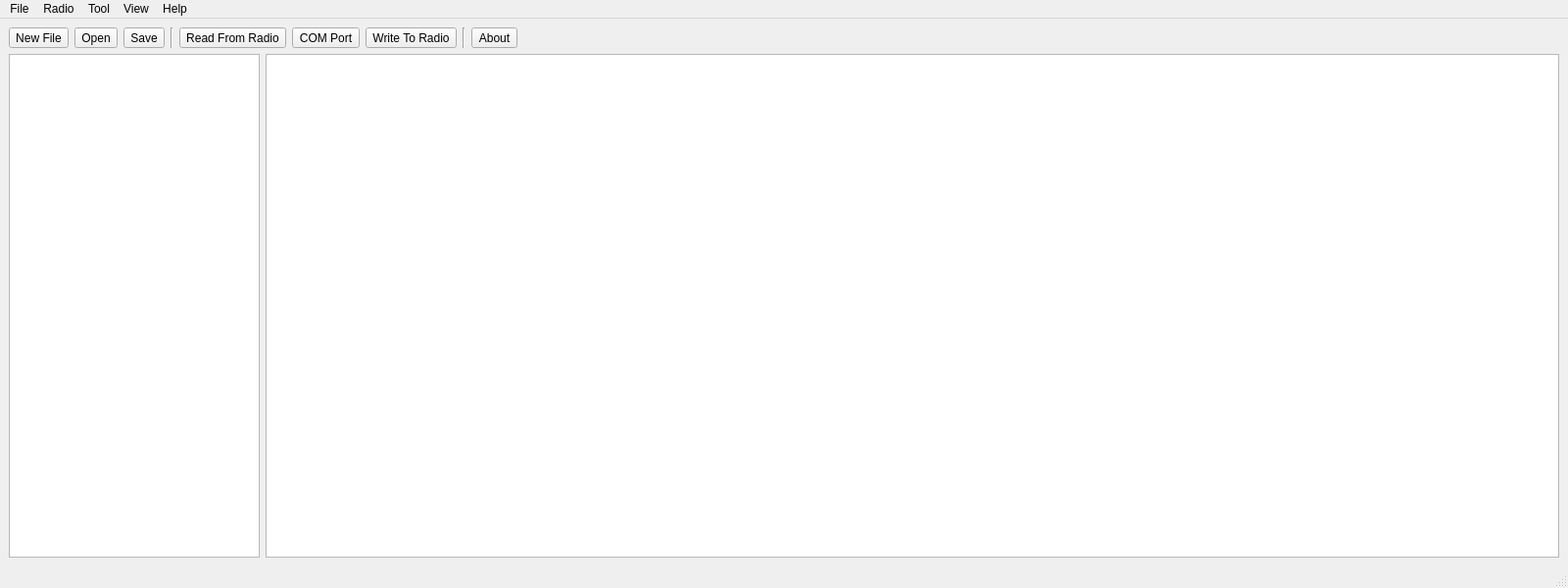
<?xml version="1.0" encoding="UTF-8"?>
<ui version="4.0">
 <class>MainWindow</class>
 <widget class="QMainWindow" name="MainWindow">
  <property name="geometry">
   <rect>
    <x>0</x>
    <y>0</y>
    <width>1600</width>
    <height>600</height>
   </rect>
  </property>
  <property name="windowTitle">
   <string>AnyTone CPS - No Model Selected</string>
  </property>
  <widget class="QWidget" name="centralwidget">
   <layout class="QVBoxLayout" name="verticalLayout">
    <item>
     <widget class="QWidget" name="widget_2" native="true">
      <layout class="QHBoxLayout" name="horizontalLayout">
       <property name="leftMargin">
        <number>0</number>
       </property>
       <property name="topMargin">
        <number>0</number>
       </property>
       <property name="rightMargin">
        <number>0</number>
       </property>
       <property name="bottomMargin">
        <number>0</number>
       </property>
       <item>
        <widget class="QToolButton" name="newFileBtn">
         <property name="toolTip">
          <string>New</string>
         </property>
         <property name="text">
          <string>New File</string>
         </property>
         <property name="icon">
          <iconset theme="QIcon::ThemeIcon::DocumentNew"/>
         </property>
        </widget>
       </item>
       <item>
        <widget class="QToolButton" name="openFileBtn">
         <property name="toolTip">
          <string>Open</string>
         </property>
         <property name="text">
          <string>Open</string>
         </property>
         <property name="icon">
          <iconset theme="QIcon::ThemeIcon::DocumentOpen"/>
         </property>
        </widget>
       </item>
       <item>
        <widget class="QToolButton" name="saveFileBtn">
         <property name="toolTip">
          <string>Save</string>
         </property>
         <property name="text">
          <string>Save</string>
         </property>
         <property name="icon">
          <iconset theme="QIcon::ThemeIcon::DocumentSave"/>
         </property>
        </widget>
       </item>
       <item>
        <widget class="Line" name="line">
         <property name="orientation">
          <enum>Qt::Orientation::Vertical</enum>
         </property>
        </widget>
       </item>
       <item>
        <widget class="QToolButton" name="readRadioBtn">
         <property name="toolTip">
          <string>Read From Radio</string>
         </property>
         <property name="text">
          <string>Read From Radio</string>
         </property>
         <property name="icon">
          <iconset theme="QIcon::ThemeIcon::GoDown"/>
         </property>
        </widget>
       </item>
       <item>
        <widget class="QToolButton" name="comPortBtn">
         <property name="toolTip">
          <string>COM Port</string>
         </property>
         <property name="text">
          <string>COM Port</string>
         </property>
         <property name="icon">
          <iconset theme="QIcon::ThemeIcon::InsertLink"/>
         </property>
        </widget>
       </item>
       <item>
        <widget class="QToolButton" name="writeRadioBtn">
         <property name="toolTip">
          <string>Write To Radio</string>
         </property>
         <property name="text">
          <string>Write To Radio</string>
         </property>
         <property name="icon">
          <iconset theme="QIcon::ThemeIcon::GoUp"/>
         </property>
        </widget>
       </item>
       <item>
        <widget class="Line" name="line_2">
         <property name="orientation">
          <enum>Qt::Orientation::Vertical</enum>
         </property>
        </widget>
       </item>
       <item>
        <widget class="QToolButton" name="aboutBtn">
         <property name="baseSize">
          <size>
           <width>32</width>
           <height>32</height>
          </size>
         </property>
         <property name="toolTip">
          <string>About</string>
         </property>
         <property name="text">
          <string>About</string>
         </property>
         <property name="icon">
          <iconset theme="QIcon::ThemeIcon::HelpAbout"/>
         </property>
        </widget>
       </item>
       <item>
        <spacer name="horizontalSpacer">
         <property name="orientation">
          <enum>Qt::Orientation::Horizontal</enum>
         </property>
         <property name="sizeHint" stdset="0">
          <size>
           <width>40</width>
           <height>20</height>
          </size>
         </property>
        </spacer>
       </item>
      </layout>
     </widget>
    </item>
    <item>
     <widget class="QWidget" name="widget" native="true">
      <layout class="QHBoxLayout" name="horizontalLayout_2">
       <property name="leftMargin">
        <number>0</number>
       </property>
       <property name="topMargin">
        <number>0</number>
       </property>
       <property name="rightMargin">
        <number>0</number>
       </property>
       <property name="bottomMargin">
        <number>0</number>
       </property>
       <item>
        <widget class="QTreeWidget" name="mainTreeWidget">
         <property name="sizePolicy">
          <sizepolicy hsizetype="Preferred" vsizetype="Expanding">
           <horstretch>0</horstretch>
           <verstretch>0</verstretch>
          </sizepolicy>
         </property>
         <property name="baseSize">
          <size>
           <width>100</width>
           <height>0</height>
          </size>
         </property>
         <attribute name="headerVisible">
          <bool>false</bool>
         </attribute>
         <column>
          <property name="text">
           <string notr="true">1</string>
          </property>
         </column>
        </widget>
       </item>
       <item>
        <widget class="QTableView" name="tableView">
         <property name="styleSheet">
          <string notr="true">QTableView::item { margin: 0px}
QHeaderView::section {  text-transform: none;padding:0px}</string>
         </property>
         <property name="editTriggers">
          <set>QAbstractItemView::EditTrigger::NoEditTriggers</set>
         </property>
         <property name="selectionMode">
          <enum>QAbstractItemView::SelectionMode::ExtendedSelection</enum>
         </property>
         <property name="selectionBehavior">
          <enum>QAbstractItemView::SelectionBehavior::SelectRows</enum>
         </property>
        </widget>
       </item>
      </layout>
     </widget>
    </item>
   </layout>
  </widget>
  <widget class="QMenuBar" name="menubar">
   <property name="geometry">
    <rect>
     <x>0</x>
     <y>0</y>
     <width>1600</width>
     <height>20</height>
    </rect>
   </property>
   <widget class="QMenu" name="menuFile">
    <property name="title">
     <string>File</string>
    </property>
    <addaction name="actionNew"/>
    <addaction name="actionOpen"/>
    <addaction name="actionSave"/>
    <addaction name="actionSave_As"/>
    <addaction name="separator"/>
    <addaction name="actionExit"/>
   </widget>
   <widget class="QMenu" name="menuProgram">
    <property name="title">
     <string>Radio</string>
    </property>
    <widget class="QMenu" name="menuSet_Model">
     <property name="title">
      <string>Model</string>
     </property>
     <addaction name="actionD878UVII"/>
     <addaction name="actionD890UV"/>
     <addaction name="actionD168UV"/>
    </widget>
    <addaction name="menuSet_Model"/>
    <addaction name="actionModel_Information"/>
    <addaction name="actionSet_Com"/>
    <addaction name="actionRead_From_Radio"/>
    <addaction name="actionWrite_to_Radio"/>
   </widget>
   <widget class="QMenu" name="menuTool">
    <property name="title">
     <string>Tool</string>
    </property>
    <addaction name="actionAPRS_Information_Manager"/>
    <addaction name="actionImport"/>
    <addaction name="actionExport"/>
    <addaction name="actionFirmware_and_Icon_Updates"/>
    <addaction name="actionBoot_Image"/>
    <addaction name="actionDefault_Channel_Options"/>
    <addaction name="actionStandby_BK_Picture_1"/>
    <addaction name="actionStandby_Bk_Picture_2"/>
    <addaction name="actionChannel_Talker_Alias_Operation"/>
    <addaction name="actionExpert_Options"/>
   </widget>
   <widget class="QMenu" name="menuView">
    <property name="title">
     <string>View</string>
    </property>
   </widget>
   <widget class="QMenu" name="menuHelp">
    <property name="title">
     <string>Help</string>
    </property>
    <addaction name="actionAbout_D878UVII"/>
   </widget>
   <addaction name="menuFile"/>
   <addaction name="menuProgram"/>
   <addaction name="menuTool"/>
   <addaction name="menuView"/>
   <addaction name="menuHelp"/>
  </widget>
  <widget class="QStatusBar" name="statusbar"/>
  <action name="actionNew">
   <property name="text">
    <string>New</string>
   </property>
  </action>
  <action name="actionOpen">
   <property name="text">
    <string>Open...</string>
   </property>
  </action>
  <action name="actionSave">
   <property name="text">
    <string>Save</string>
   </property>
  </action>
  <action name="actionSave_As">
   <property name="text">
    <string>Save As...</string>
   </property>
  </action>
  <action name="actionExit">
   <property name="text">
    <string>Exit</string>
   </property>
  </action>
  <action name="actionModel_Information">
   <property name="text">
    <string>Model Information</string>
   </property>
  </action>
  <action name="actionSet_Com">
   <property name="text">
    <string>Set Com</string>
   </property>
  </action>
  <action name="actionSet_Initialization">
   <property name="text">
    <string>Set Initialization</string>
   </property>
  </action>
  <action name="actionRead_From_Radio">
   <property name="text">
    <string>Read From Radio</string>
   </property>
  </action>
  <action name="actionWrite_to_Radio">
   <property name="text">
    <string>Write To Radio</string>
   </property>
  </action>
  <action name="actionAPRS_Information_Manager">
   <property name="text">
    <string>APRS Information Manager</string>
   </property>
  </action>
  <action name="actionImport">
   <property name="text">
    <string>Import</string>
   </property>
  </action>
  <action name="actionExport">
   <property name="text">
    <string>Export</string>
   </property>
  </action>
  <action name="actionMode">
   <property name="text">
    <string>Mode</string>
   </property>
  </action>
  <action name="actioneXtend">
   <property name="text">
    <string>eXtend</string>
   </property>
  </action>
  <action name="actionFirmware_and_Icon_Updates">
   <property name="text">
    <string>Firmware and Icon Updates</string>
   </property>
  </action>
  <action name="actionBoot_Image">
   <property name="text">
    <string>Boot Image</string>
   </property>
  </action>
  <action name="actionDefault_Channel_Options">
   <property name="text">
    <string>Default Channel Information</string>
   </property>
  </action>
  <action name="actionStandby_BK_Picture_1">
   <property name="text">
    <string>Standby BK Picture 1</string>
   </property>
  </action>
  <action name="actionStandby_Bk_Picture_2">
   <property name="text">
    <string>Standby Bk Picture 2</string>
   </property>
  </action>
  <action name="actionZone_Hide_Operation">
   <property name="text">
    <string>Zone Hide Operation</string>
   </property>
  </action>
  <action name="actionChannel_Talker_Alias_Operation">
   <property name="text">
    <string>Channel Talker Alias Operation</string>
   </property>
  </action>
  <action name="actionExport_Data_Conversion_File">
   <property name="text">
    <string>Export Data Conversion File</string>
   </property>
  </action>
  <action name="actionAbout_D878UVII">
   <property name="text">
    <string>About D878UVII</string>
   </property>
  </action>
  <action name="actionTheme">
   <property name="text">
    <string>Theme...</string>
   </property>
  </action>
  <action name="actionExpert_Options">
   <property name="text">
    <string>Expert Options</string>
   </property>
  </action>
  <action name="actionD878UVII">
   <property name="checkable">
    <bool>true</bool>
   </property>
   <property name="checked">
    <bool>true</bool>
   </property>
   <property name="text">
    <string>D878UVII</string>
   </property>
  </action>
  <action name="actionD890UV">
   <property name="checkable">
    <bool>true</bool>
   </property>
   <property name="enabled">
    <bool>false</bool>
   </property>
   <property name="text">
    <string>D890UV</string>
   </property>
  </action>
  <action name="actionD168UV">
   <property name="checkable">
    <bool>true</bool>
   </property>
   <property name="enabled">
    <bool>false</bool>
   </property>
   <property name="text">
    <string>D168UV</string>
   </property>
  </action>
 </widget>
 <resources/>
 <connections/>
</ui>
